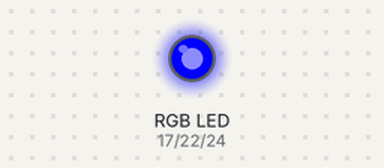
A program run on a simulated Raspberry Pi (BCM pin numbers). Parts: an RGB LED mixed from three pins (HIGH = lit). At 0.0 s the program stops and its outputs stay as they are.

Above: at 0.1 s.
Timing chart, 0 to 1.5 s (numbered marks = the images above):
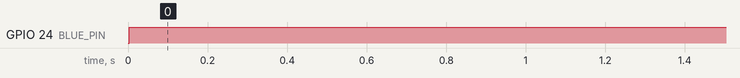

The program:

blue.py
```python
#Python Program to set the colours of the RGB strip to solid BLUE

import pigpio

RED_PIN = 17
GREEN_PIN = 22
BLUE_PIN = 24

pi = pigpio.pi()

#Set all colours off
pi.set_PWM_dutycycle(GREEN_PIN, 0)
pi.set_PWM_dutycycle(RED_PIN, 0)

#Set BLUE pin on
pi.set_PWM_dutycycle(BLUE_PIN, 255)
```

Measured:
- by itself, GPIO 24 (BLUE_PIN): LOW → HIGH at 0.00 s
